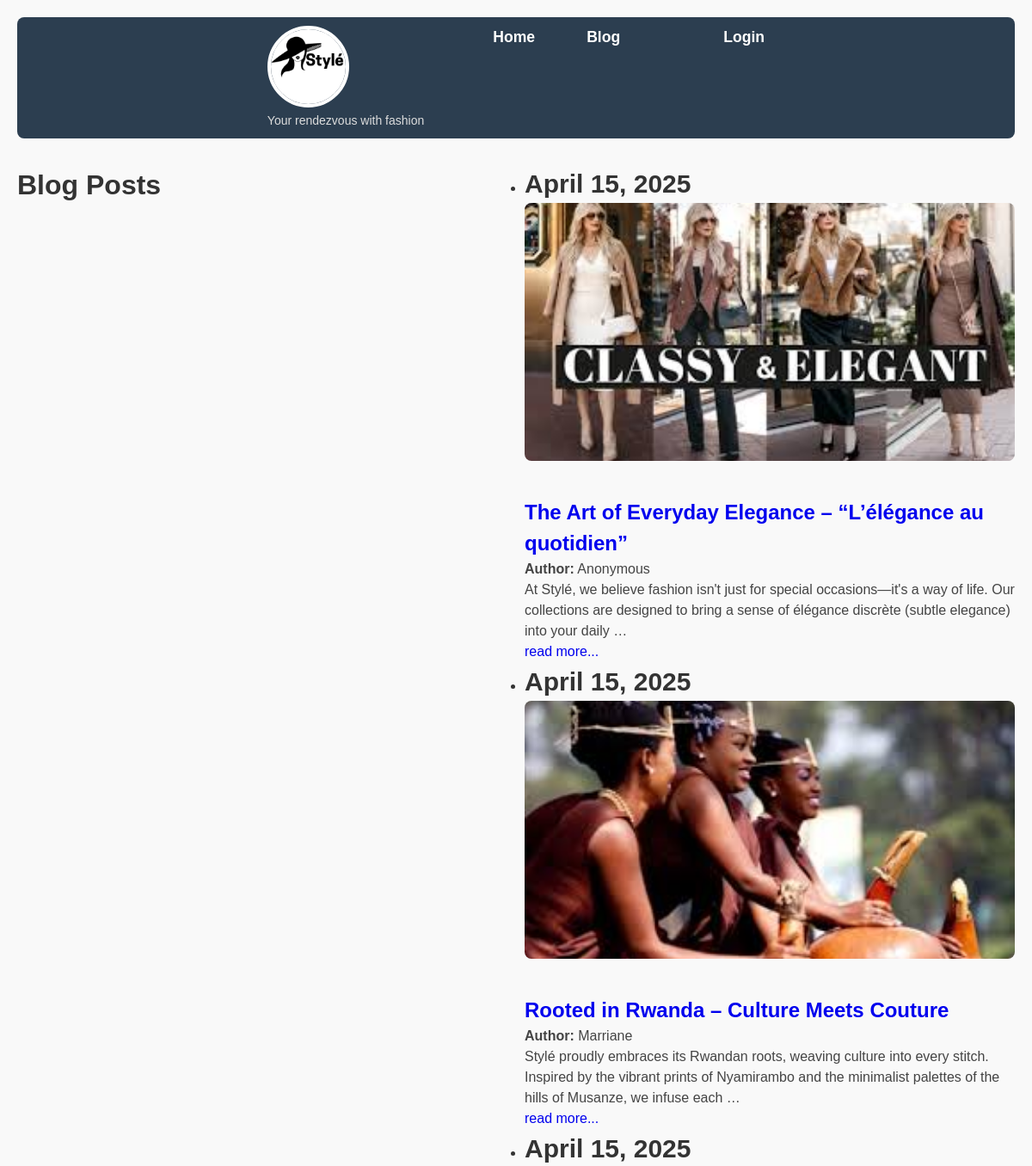
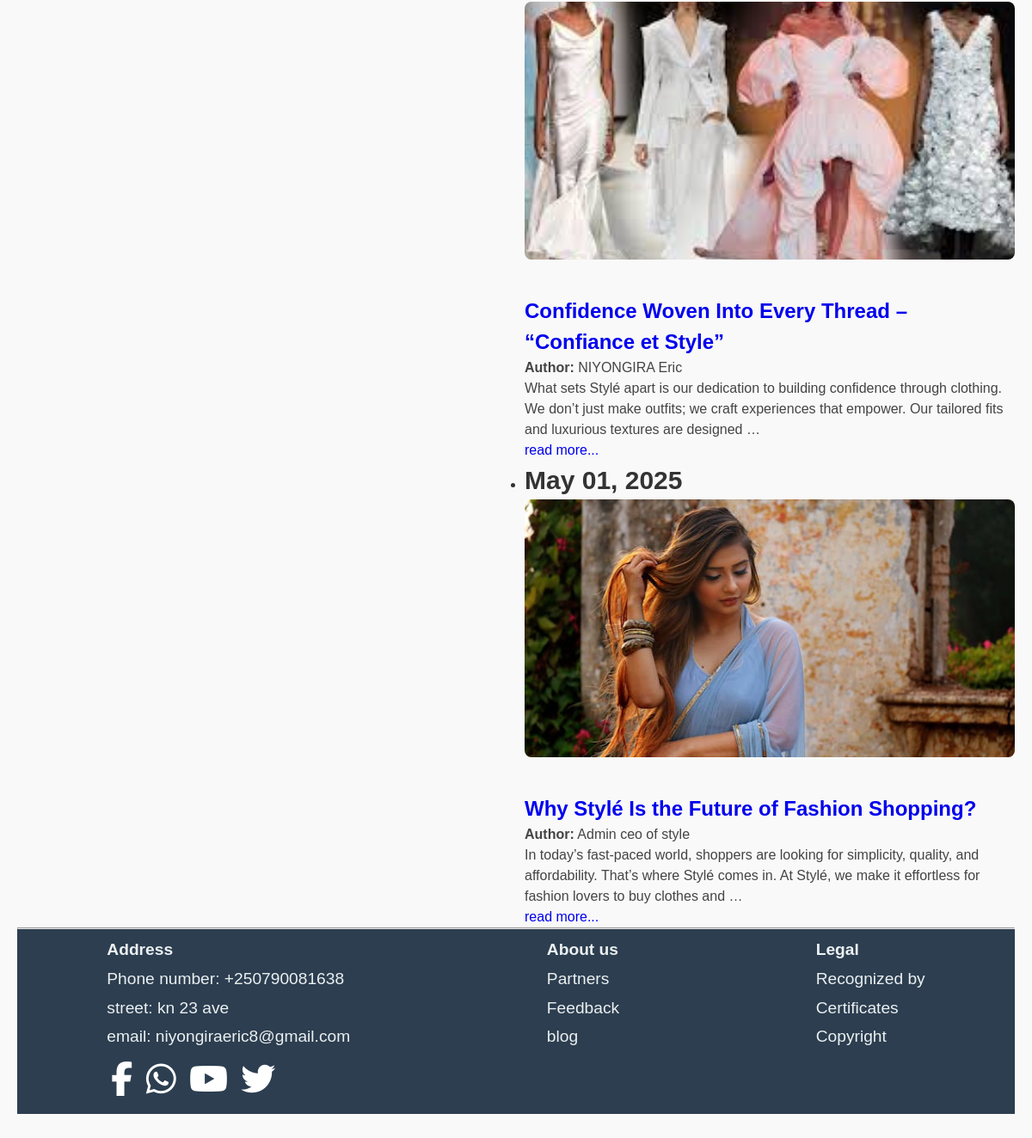
/store/blog/, run on the app's committed database (2 pictures, top to bottom).
### store/models.py (models this page shows, shortened)
class BlogPost(models.Model):
    title = models.CharField(max_length=255)
    content = models.TextField()
    author = models.CharField(max_length=100, default='Anonymous')
    created_at = models.DateTimeField(auto_now_add=True)
    image = models.ImageField(upload_to='blog_images/', blank=True, null=True)  # <-- Add this!

### store/views.py (the view)
# urls.py: path('blog/', views.blog_list, name='blog_list'),
def blog_list(request):
    blogs = BlogPost.objects.all()
    return render(request, 'store/blog_list.html', {'blogs': blogs})

### store/templates/store/blog_list.html (shortened to what this page needs)
{% load static %}
<!DOCTYPE html>
<html>
<head>
    <link rel="stylesheet" href="{% static 'store/styles.css' %}" />
    <link rel="stylesheet" href="{% static 'store/homestyles.css' %}" />
    <link rel="stylesheet" href="https://cdnjs.cloudflare.com/ajax/libs/font-awesome/6.5.0/css/all.min.css">
</head>
<body>
    <header class="links">
        <nav>
            <li style="margin-right: 20px; list-style: none;">
                <div style="display: flex; flex-direction: column; align-items: flex-start;">
                    <img src="{% static 'images/Stylé.png' %}" alt="Stylé Logo" style="height: 95px; width: 95px; object-fit: contain;">
                    <span style="font-size: 14px; color: #ddd; margin-top: 5px;">Your rendezvous with fashion</span>
                </div>
            </li>
            <li><a href="{% url 'home' %}">Home</a></li>
            <li><a href="{% url 'blog_list' %}">Blog</a></li>
            <li>{% if user.is_authenticated %}
                <li style="margin-left:auto; color:white;">Welcome,
                    <a href="{% url 'user_profile' %}">
                        {% if user.profile_image %}
                            <img src="{{ user.profile_image.url }}" alt="Profile" class="category-image">
                        {% else %}
                            <img src="{% static 'images/menuser.png' %}" alt="Default Profile" class="category-image">
                        {% endif %}
                    </a> {{ user.username }}
                </li><a href="{% url 'logout' %}">Logout</a></li>
            {% else %}
                <li><a href="{% url 'login' %}">Login</a></li>
            {% endif %}</li>
        </nav>
    </header>
    <div class="blog-list">
        <h1>Blog Posts</h1>
        {% if blogs %}
            <ul class="blog-items">
                {% for blog in blogs %}
                    <li class="blog-post">
                        <div class="blog-image-container">
                            <p class="blog-date">{{ blog.created_at|date:"F d, Y" }}</p>
                            <img src="{{ blog.image.url }}" alt="{{ blog.title }}" class="blog-image">
                        </div>
                        <div class="blog-content">
                            <h2><a href="{% url 'blog_detail' pk=blog.pk %}">{{ blog.title }}</a></h2>
                            <p><strong>Author:</strong> {{ blog.author }}</p>
                            <p>{{ blog.content|truncatewords:30 }}</p>
                            <a href="{% url 'blog_detail' pk=blog.pk %}">read more...</a>
                        </div>
                    </li>
                {% endfor %}
            </ul>
        {% else %}
            <p>No blogs available yet. Check back later!</p>
        {% endif %}
    </div>
    <hr>
    <footer class="address">
        <div>
            <p class="darker">Address</p>
            <p>Phone number: +250790081638</p>
            <p>street: kn 23 ave</p>
            <p>email: niyongiraeric8@gmail.com</p>
            <div class="social-icons">
                <a href="https://facebook.com" target="_blank"><i class="fab fa-facebook-f"></i></a>
                <a href="https://wa.me/250790081638" target="_blank"><i class="fab fa-whatsapp"></i></a>
                <a href="https://youtube.com" target="_blank"><i class="fab fa-youtube"></i></a>
                <a href="https://twitter.com" target="_blank"><i class="fab fa-twitter"></i></a>
            </div>
        </div>
        <div>
            <p class="darker">About us</p>
            <p><a href="{% url 'partners' %}">Partners</a></p>
            <p><a href="{% url 'feedback' %}">Feedback</a></p>
            <p><a href="{% url 'blog_list' %}">blog</a></p>
        </div>
        <div>
            <p class="darker">Legal</p>
            <p>Recognized by</p>
            <p>Certificates</p>
            <p>Copyright</p>
        </div>
    </footer>
</body>
</html>

### store/static/store/styles.css (style rules this page uses)
* { margin: 0; padding: 0; box-sizing: border-box; }
body { font-family: 'Segoe UI', Tahoma, Geneva, Verdana, sans-serif; background-color: #f9f9f9; color: #333; padding: 20px; line-height: 1.6; }
header { background-color: #2c3e50; padding: 10px 20px; margin-bottom: 30px; border-radius: 8px; }
.blog-list { display: grid; grid-template-columns: repeat(auto-fit, minmax(280px, 1fr)); gap: 20px; }
.blog-content { margin-top: 15px; color: #444; }
.blog-image { width: 100%; height: 300px; margin-bottom: 20px; border-radius: 8px; object-fit: cover; }
.blog-date { font-size: 30px; font-weight: bold; }

### store/static/store/homestyles.css (style rules this page uses)
* { margin: 0; padding: 0; box-sizing: border-box; }
body { color: #333; line-height: 1.5; }
header { background-color: #2c3e50; padding: 10px 0; border-radius: 8px; position: sticky; top: 0; z-index: 1000; }
header nav { display: flex; justify-content: center; gap: 60px; list-style: none; }
header nav a { color: #fff; text-decoration: none; font-weight: bold; font-size: 1.1em; transition: color 0.3s ease; align-content: bottom; }
header img { width: 50px; height: 50px; border-radius: 50%; border: 4px solid white; }
.address { display: flex; justify-content: center; gap: 20px; font-family: 'Pacifico', cursive; font-size: 1.2em; color: #2e7d32; margin-bottom: 30px; }
.darker { font-weight: bold; }
a { text-decoration: none; }
* { margin: 0; padding: 0; box-sizing: border-box; font-family: 'Spartan',sans-serif; }
header { background-color: #2c3e50; padding: 10px 0; border-radius: 8px; }
header nav a { color: #fff; text-decoration: none; font-weight: bold; font-size: 1.1em; transition: color 0.3s ease; }
header img { width: 50px; height: 50px; border-radius: 50px; }
.address { display: flex; justify-content: space-around; padding: 0px; background: #2c3e50; color: #ecf0f1; flex-wrap: wrap; }
.address div { margin: 5px; }
.address p, .address a { margin: 5px 0; color: #ecf0f1; text-decoration: none; }
.darker { font-weight: bold; color: #ffffff; margin-bottom: 10px; }
.social-icons { margin-top: 10px; }
.social-icons a { margin-right: 10px; font-size: 40px; color: #ffffff; text-decoration: none; transition: color 0.3s ease; }

### data on the page
BlogPost: created_at "April 15, 2025", image (picture), title "The Art of Everyday Elegance – “L’élégance au quotidien”", author "Anonymous", content "At Stylé, we believe fashion isn't just for special occasions—it's a way of life. Our collections are designed to bring a sense of élégance discrète (subtle elegance) into your daily …"
BlogPost: created_at "April 15, 2025", image (picture), title "Rooted in Rwanda – Culture Meets Couture", author "Marriane", content "Stylé proudly embraces its Rwandan roots, weaving culture into every stitch. Inspired by the vibrant prints of Nyamirambo and the minimalist palettes of the hills of Musanze, we infuse each …"
BlogPost: created_at "April 15, 2025", image (picture), title "Confidence Woven Into Every Thread – “Confiance et Style”", author "NIYONGIRA Eric", content "What sets Stylé apart is our dedication to building confidence through clothing. We don’t just make outfits; we craft experiences that empower. Our tailored fits and luxurious textures are designed …"
BlogPost: created_at "May 01, 2025", image (picture), title "Why Stylé Is the Future of Fashion Shopping?", author "Admin ceo of style", content "In today’s fast-paced world, shoppers are looking for simplicity, quality, and affordability. That’s where Stylé comes in. At Stylé, we make it effortless for fashion lovers to buy clothes and …"
